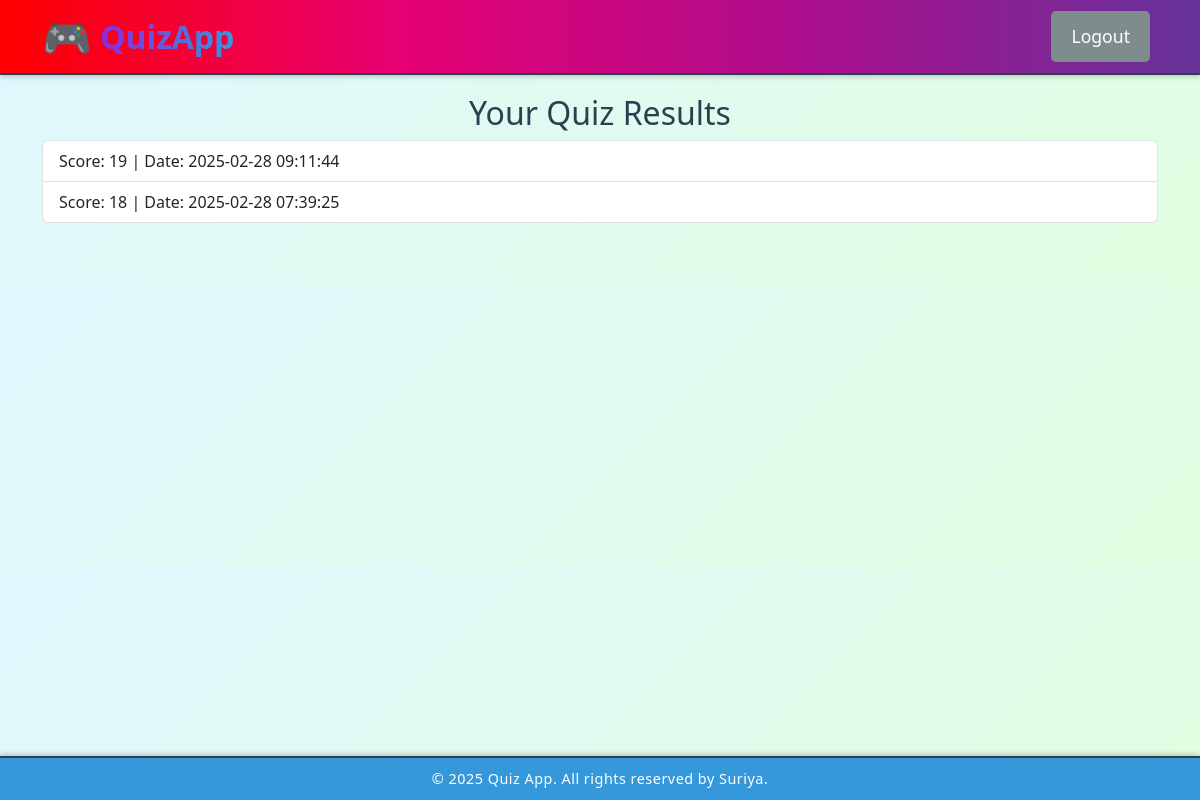
Before: /result (signed in) with the older database file.
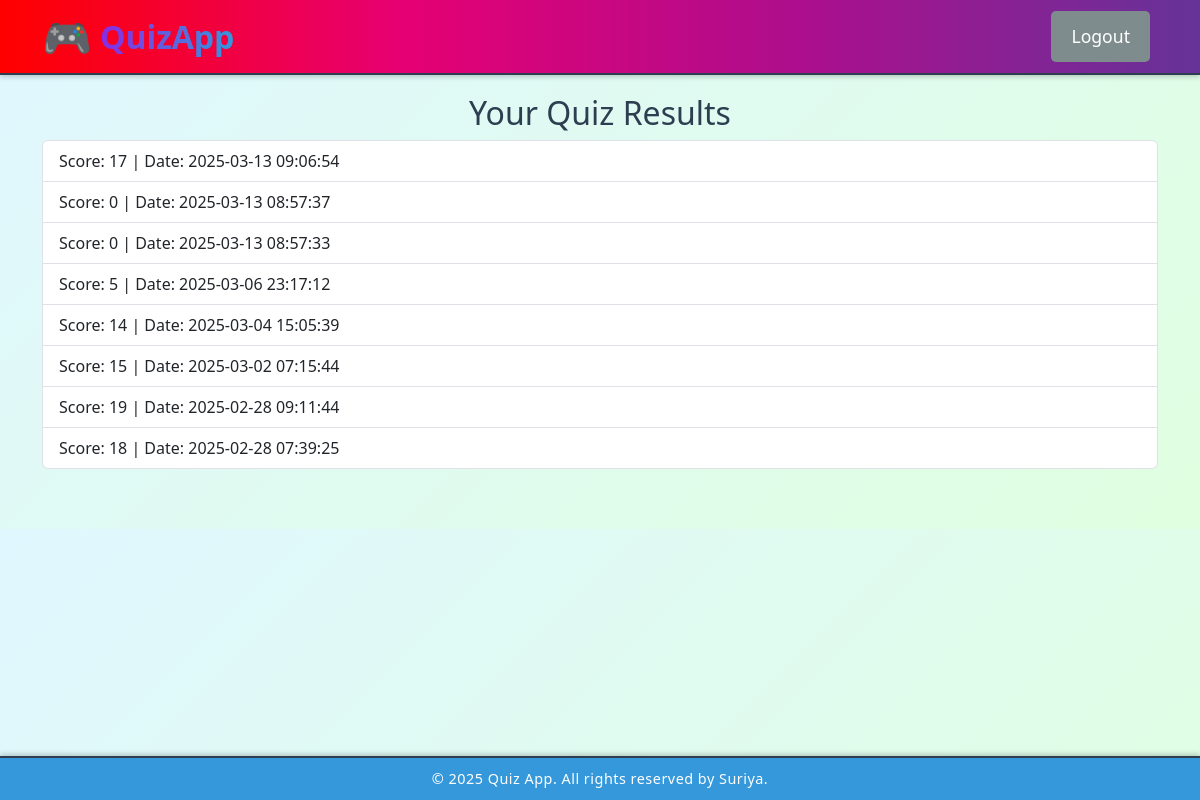
After: the same page with the newer database file.
### tables this page shows
CREATE TABLE results (
    id INTEGER PRIMARY KEY AUTOINCREMENT,
    user_id INTEGER,
    score INTEGER,
    taken_at TIMESTAMP DEFAULT CURRENT_TIMESTAMP, time_taken INTEGER,
    FOREIGN KEY(user_id) REFERENCES users(id)
);

### app.py (the view)
@app.route('/result')
def result():
    if 'user_id' not in session:
        flash("Please login first", "warning")
        return redirect(url_for('login'))
    db_conn = get_db()
    cur = db_conn.execute("SELECT * FROM results WHERE user_id = ? ORDER BY taken_at DESC", (session['user_id'],))
    results = cur.fetchall()
    return render_template('result.html', results=results)

### app.py (called while the page is built)
def get_db():
    database = getattr(g, '_database', None)
    if database is None:
        database = g._database = sqlite3.connect(DATABASE)
        database.row_factory = sqlite3.Row  # Allow accessing columns by name
    return database

@app.teardown_appcontext
def close_connection(exception):
    database = getattr(g, '_database', None)
    if database is not None:
        database.close()

### templates/result.html
{% extends "base.html" %}
{% block content %}
<h2 class="text-center">Your Quiz Results</h2>
<ul class="list-group">
  {% for result in results %}
    <li class="list-group-item">
      Score: {{ result.score }} | Date: {{ result.taken_at }}
    </li>
  {% else %}
    <li class="list-group-item">No results yet.</li>
  {% endfor %}
</ul>
{% endblock %}

### templates/base.html (shortened to what this page needs)
<!DOCTYPE html>
<html lang="en">
<head>
  <link href="https://cdn.jsdelivr.net/npm/bootstrap@5.3.0/dist/css/bootstrap.min.css" rel="stylesheet">
  <link rel="stylesheet" href="{{ url_for('static', filename='css/styles.css') }}">
</head>
<body>
  <nav class="navbar navbar-expand-lg">
    <div class="container">
      {% if session.get('user_id') %}
        {% if session.get('is_admin') %}
          <a class="navbar-brand" href="{{ url_for('admin') }}">
            {% include 'logo.html' %}
          </a>
        {% else %}
          <a class="navbar-brand" href="{{ url_for('user_dashboard') }}">
            {% include 'logo.html' %}
          </a>
        {% endif %}
      {% else %}
          <a class="navbar-brand" href="{{ url_for('home') }}">
            {% include 'logo.html' %}
          </a>
      {% endif %}
      <div class="d-flex">
        {% if session.get('user_id') %}
          <a class="btn btn-logout" href="{{ url_for('logout') }}">Logout</a>
        {% else %}
          <a class="btn btn-userlogin" href="{{ url_for('login') }}">User Login</a>
          <a class="btn btn-register" href="{{ url_for('register') }}">Register</a>
          <a class="btn btn-admin" href="{{ url_for('admin_login') }}">Admin Login</a>
        {% endif %}
      </div>
    </div>
  </nav>
  <div class="container mt-4" id="main-container">
    {% block content %}{% endblock %}
  </div>
  <footer class="footer">
    <div class="container">
      <p>© 2025 Quiz App. All rights reserved by Suriya.</p>
    </div>
  </footer>
</body>
</html>

### templates/logo.html
<div class="logo-container">
    <div class="logo-icon">
      <span class="logo-symbol">&#x1F3AE;</span>
    </div>
    <div class="logo-text">QuizApp</div>
  </div>

### static/css/styles.css (style rules this page uses)
:root { --header-gradient: linear-gradient(90deg, #FF0000, #E60073, #AD0E8D, #663399); --footer-blue: #3498db; --text-color: #2c3e50; --body-bg-gradient: linear-gradient(135deg, #e0f7ff, #e0ffe0); }
body { background: var(--body-bg-gradient); color: var(--text-color); font-family: 'Segoe UI', Tahoma, Geneva, Verdana, sans-serif; margin: 0; padding-top: 70px; padding-bottom: 60px; }
.navbar { background: var(--header-gradient); border-bottom: 2px solid var(--text-color); position: fixed; top: 0; width: 100%; z-index: 1000; box-shadow: 0 2px 5px rgba(0,0,0,0.2); padding-top: 0.1rem; padding-bottom: 0.1rem; }
.navbar-brand, .nav-link { color: #ffffff !important; }
.footer { background: var(--footer-blue); color: #ffffff; text-align: center; padding: 10px 0; border-top: 2px solid var(--text-color); position: fixed; bottom: 0; width: 100%; z-index: 1000; box-shadow: 0 -2px 5px rgba(0,0,0,0.2); }
.footer p { margin: 0; font-size: 0.9rem; font-weight: 500; letter-spacing: 0.5px; }
.logo-container { display: flex; align-items: center; }
.logo-icon { font-size: 2.5rem; margin-right: 0.5rem; animation: bounce 2s infinite; }
.logo-text { font-size: 2rem; font-weight: bold; background: linear-gradient(90deg, #8A2BE2, #3498db); -webkit-background-clip: text; -webkit-text-fill-color: transparent; }
.btn-logout { background-color: #7f8c8d; color: #fff; font-size: 1.1rem; padding: 0.75rem 1.25rem; border: none; border-radius: 5px; margin: 0 0.5rem; text-decoration: none; }

Changed rows visible on the page:
added results: score "17", taken_at "2025-03-13 09:06:54"
added results: score "0", taken_at "2025-03-13 08:57:37"
added results: score "0", taken_at "2025-03-13 08:57:33"
added results: score "5", taken_at "2025-03-06 23:17:12"
added results: score "14", taken_at "2025-03-04 15:05:39"
added results: score "15", taken_at "2025-03-02 07:15:44"
